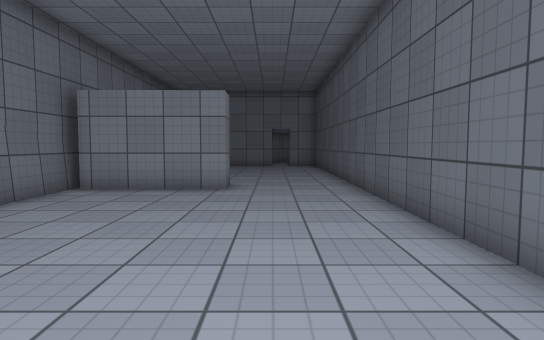
[1] (above)

15 first-person views from a walk through a 3-D level made in the Unity game engine. The camera is 1.2 m above the floor, tilts 4° down and sees 75° across. Doors are open. The floor is counted in squares, 1 m on a side. Each view is taken from the middle of a square. On the plan, view 1 faces up. The plan holds only what a view shows up to about 14 squares ahead; the rest is blank. The place goes on beyond the plan. The player is left out. Surface patterns are stand-ins for the level's own textures.

[2]
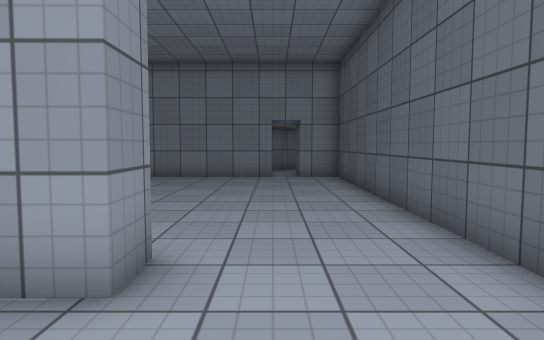

[3]
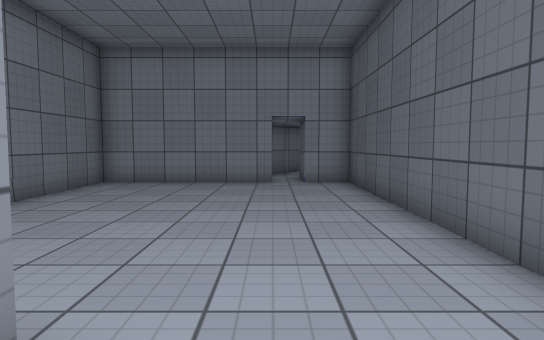

[4]
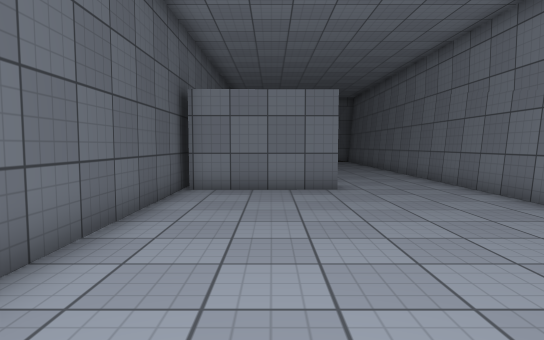

[5]
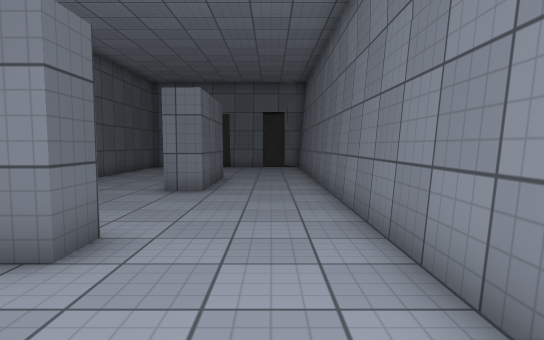

[6]
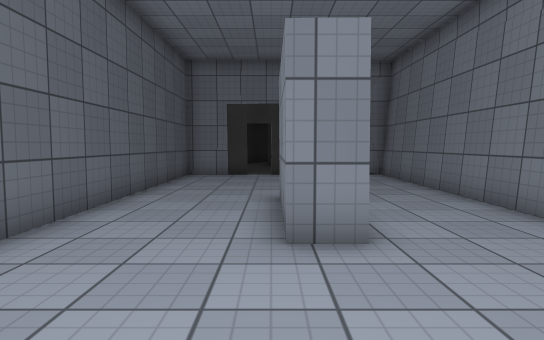

[7]
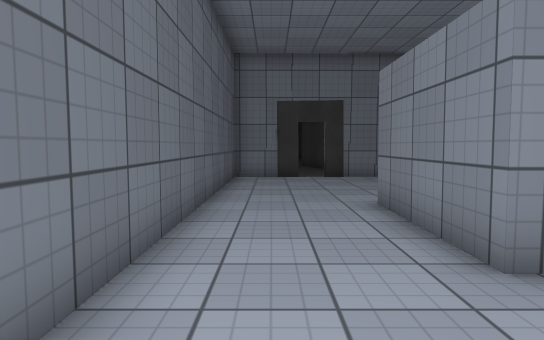

[8]
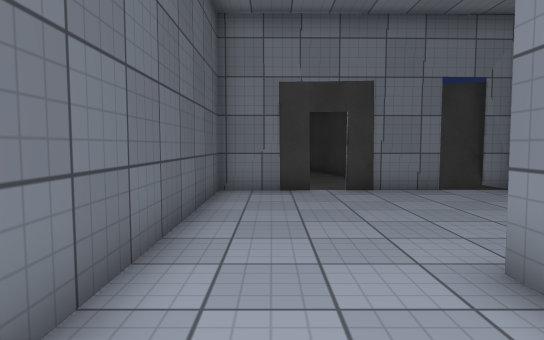

[9]
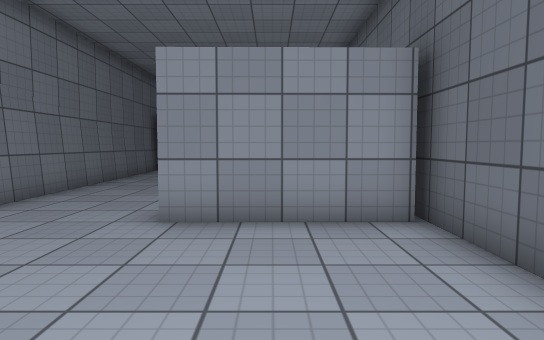

[10]
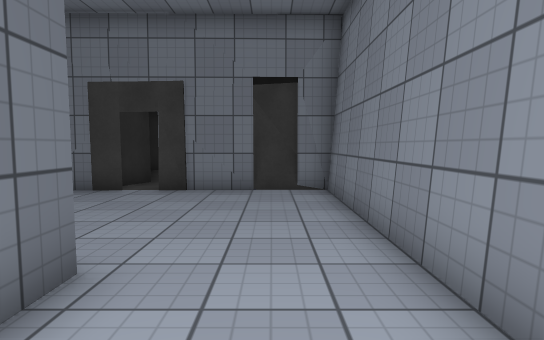

[11]
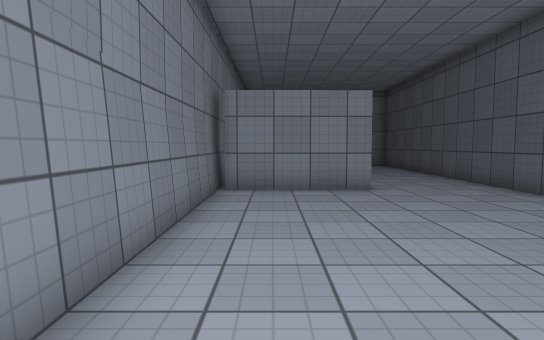

[12]
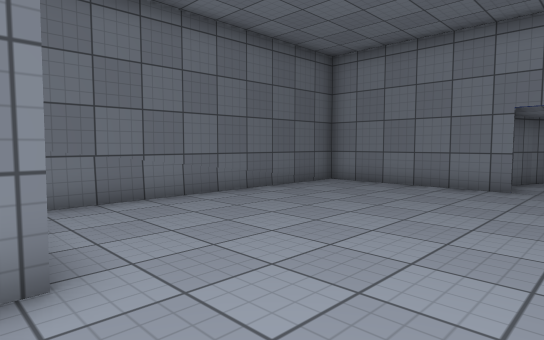

[13]
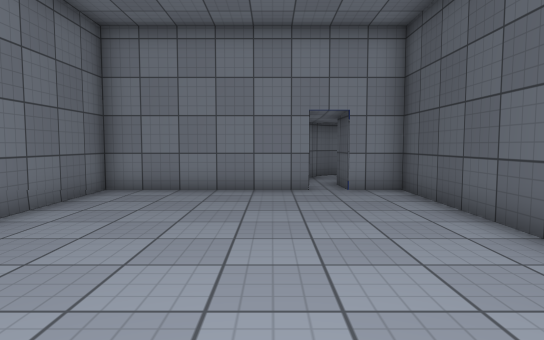

[14]
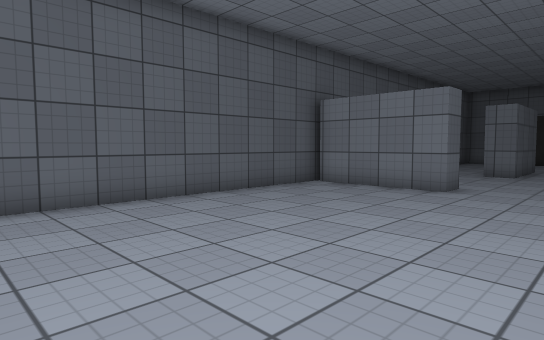

[15]
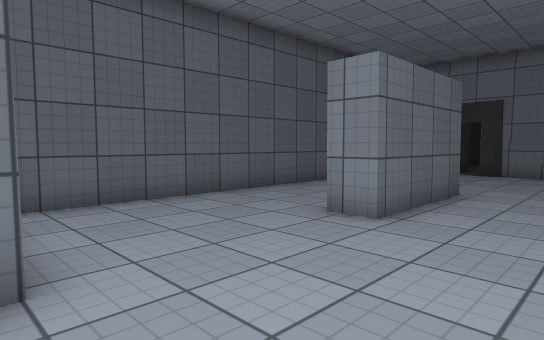

### Floor plan
Points are (right, up) in squares from view 1. A wall is a line through its corners. A room is listed if a view was taken in it or the views show most of it. See-through windows are left out.
Room 1 (views 1, 2, 3, 4, 5, 6, 7, 8, 9, 10, 11, 12, 13, 14, 15)
walls: (2.3, -1.5) (-1.8, -1.5) (-1.8, -0.5) (2.3, -0.5); (-1.2, 10.8) (-1.2, 9.7) (-5.3, 9.7); (-2.2, -10.2) (-2.2, -6.2) (-1.2, -6.2) (-1.2, -10.2); (-0.1, -16.4) (2.4, -16.4) (2.5, 20.5) (1.1, 20.5); (0, 20.5) (-0.1, 20.9); (0, 20.5) (-5.5, 20.5) (-5.5, -16.5) (-1, -16.4); (-4.9, -16.7) (-3.5, -16.7); (-4.9, -16.8) (-4.1, -17); (-4.4, -17) (-3.5, -17)
ways out: open door at (-0.5, -16); open door at (0.5, 20.5)

Where each view was taken, in squares from view 1:
view 1: 0 up, 0 right, facing up
view 2: 7 up, 0 right, facing up
view 3: 9 up, 0 right, facing up
view 4: 9 up, 0 right, facing down
view 5: 3 up, 4 left, facing down
view 6: 2 down, 1 left, facing down
view 7: 3 down, 1 right, facing down
view 8: 7 down, 1 right, facing down
view 9: 7 down, 0 right, facing up
view 10: 7 down, 4 left, facing down
view 11: 0 up, 4 left, facing up
view 12: 10 up, 2 right, facing up-left
view 13: 11 up, 1 left, facing up
view 14: 9 up, 5 left, facing down-right
view 15: 1 down, 5 left, facing down-right
